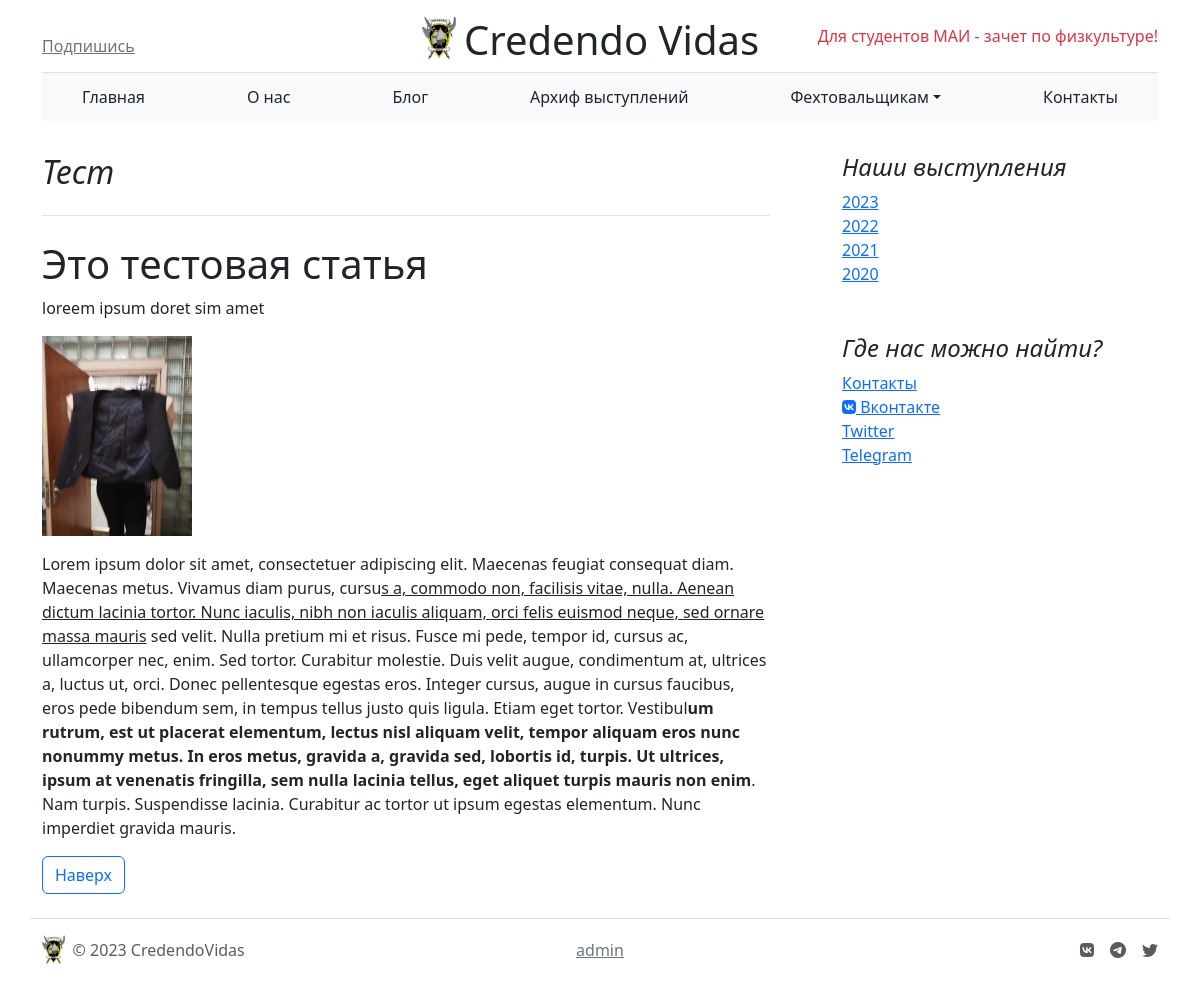
The app's page /blog/post-1 with its own data.
### blog/models.py (models this page shows, shortened)
class Post(models.Model):
    id = models.AutoField(primary_key=True, unique=True)
    title = models.CharField('Заголовок', max_length=50)
    body = models.TextField('Тело статьи')
    date = models.DateTimeField('Дата создания', auto_now_add=True)
    author = CurrentUserField(related_name='post_author', add_only=True, on_delete=models.CASCADE, verbose_name='Автор')
    cover = models.ImageField('Обложка', blank=True)
    teaser = models.CharField('Краткое описание', max_length=200, blank=True)
    is_published = models.BooleanField('Опубликовать', default=False)
    type = models.CharField('Тип', max_length=20, default='post')
    class Meta:
        verbose_name = 'Пост'
        verbose_name_plural = 'Посты'

### blog/views.py (the view)
# urls.py: path('post-<int:id>', views.post, name='post')
def post(request, id):
    post = Post.objects.get(id=id)
    context = {
        'post': post
    }
    return render(request, 'blog/post.html', context)

### templates/blog/post.html (shortened to what this page needs)
{% extends 'main/layout.html' %}
{% load static %}
{% block content %}
    <main class="container">
        <div class="row g-5">
            <div class="col-md-8">
                <h2 class="pb-4 my-4 fst-italic border-bottom">{{ post.title }}</h2>
                <article class="blog-post">
                    {{ post.body|safe}}
                </article>
                <nav class="blog-pagination" aria-label="Pagination">
                    <a class="btn btn-outline-primary" href="#">Наверх</a>
                </nav>
            </div>
            {% include 'main/aside.html' %}
        </div>
    </main>
{% endblock %}

### records on screen
Post: title "Тест", body "Это тестовая статья loreem ipsum doret sim amet Lorem ipsum dolor sit amet, consectetuer adipiscing elit. Maecenas feugiat consequat diam. Maecenas metus. Vivamus diam purus, cursu s a, commodo non, facilisis vitae, nulla. Aenean dictum lacinia tortor. Nunc iaculis, nibh non iaculis aliquam, orci felis euismod neque, sed ornare massa mauris sed velit. Nulla pretium mi et risus. Fusce mi pede, tempor id, cursus ac, ullamcorper nec, enim. Sed tortor. Curabitur molestie. Duis velit augue, condimentum at, ultrices a, luctus ut, orci. Donec pellentesque egestas eros. Integer cursus, augue in cursus faucibus, eros pede bibendum sem, in tempus tellus justo quis ligula. Etiam eget tortor. Vestibul…", body (picture)
